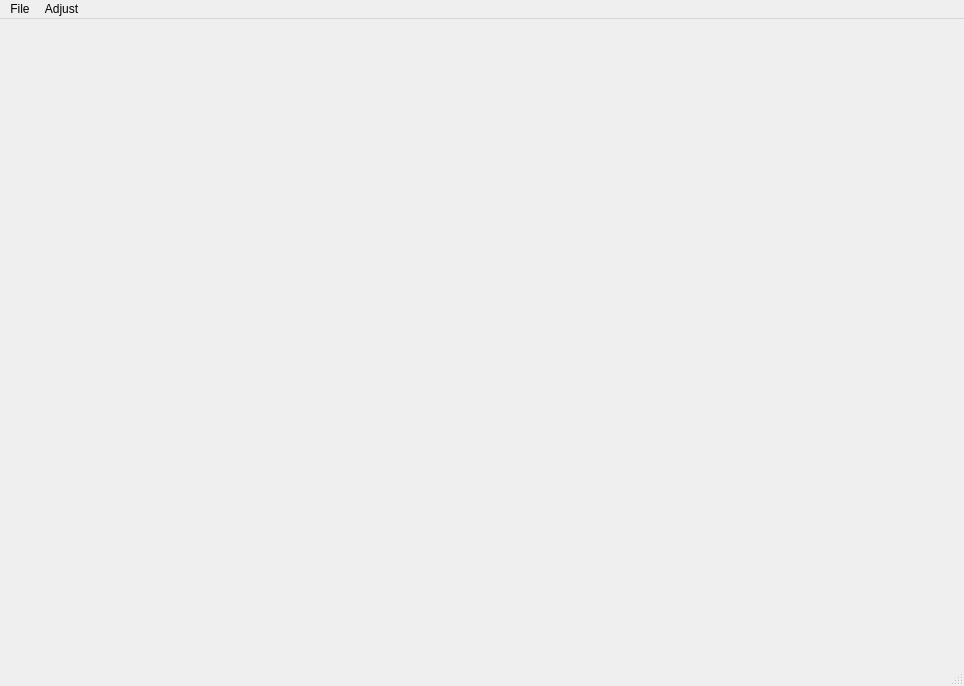
<?xml version="1.0" encoding="UTF-8"?>
<ui version="4.0">
 <class>MainWindow</class>
 <widget class="QMainWindow" name="MainWindow">
  <property name="geometry">
   <rect>
    <x>0</x>
    <y>0</y>
    <width>964</width>
    <height>686</height>
   </rect>
  </property>
  <property name="windowTitle">
   <string>Superawesome Image Editor</string>
  </property>
  <property name="windowOpacity">
   <double>0.000000000000000</double>
  </property>
  <widget class="QWidget" name="centralwidget">
   <layout class="QGridLayout" name="gridLayout">
    <item row="0" column="0">
     <layout class="QGridLayout" name="gridLayout_2">
      <property name="sizeConstraint">
       <enum>QLayout::SetMaximumSize</enum>
      </property>
      <item row="0" column="0">
       <widget class="QLabel" name="labelImage">
        <property name="text">
         <string/>
        </property>
        <property name="alignment">
         <set>Qt::AlignCenter</set>
        </property>
       </widget>
      </item>
     </layout>
    </item>
   </layout>
  </widget>
  <widget class="QMenuBar" name="menubar">
   <property name="geometry">
    <rect>
     <x>0</x>
     <y>0</y>
     <width>964</width>
     <height>25</height>
    </rect>
   </property>
   <widget class="QMenu" name="menuFile">
    <property name="title">
     <string>File</string>
    </property>
    <addaction name="actionOpen"/>
    <addaction name="actionSave"/>
    <addaction name="actionSaveAs"/>
   </widget>
   <widget class="QMenu" name="menuAdjust">
    <property name="title">
     <string>Adjust</string>
    </property>
    <widget class="QMenu" name="menuRotate">
     <property name="title">
      <string>Rotate</string>
     </property>
     <addaction name="actionRotateLeft"/>
     <addaction name="actionRotateRight"/>
    </widget>
    <widget class="QMenu" name="menuFlip">
     <property name="title">
      <string>Flip</string>
     </property>
     <addaction name="actionFlipVerticalAxis"/>
     <addaction name="actionFlipHorizontalAxis"/>
    </widget>
    <widget class="QMenu" name="menuColorFilters">
     <property name="title">
      <string>Color Filters</string>
     </property>
     <addaction name="actionColorFiltersGreyscale"/>
     <addaction name="actionColorFiltersInvert"/>
     <addaction name="actionColorFiltersCustom"/>
    </widget>
    <addaction name="actionResize"/>
    <addaction name="menuRotate"/>
    <addaction name="menuFlip"/>
    <addaction name="actionBrightness"/>
    <addaction name="actionConvolution"/>
    <addaction name="menuColorFilters"/>
   </widget>
   <addaction name="menuFile"/>
   <addaction name="menuAdjust"/>
  </widget>
  <widget class="QStatusBar" name="statusbar"/>
  <action name="actionOpen">
   <property name="text">
    <string>Open</string>
   </property>
  </action>
  <action name="actionSave">
   <property name="text">
    <string>Save</string>
   </property>
  </action>
  <action name="actionSaveAs">
   <property name="text">
    <string>Save As</string>
   </property>
  </action>
  <action name="actionResize">
   <property name="text">
    <string>Resize</string>
   </property>
  </action>
  <action name="actionRotateLeft">
   <property name="text">
    <string>Left</string>
   </property>
  </action>
  <action name="actionRotateRight">
   <property name="text">
    <string>Right</string>
   </property>
  </action>
  <action name="actionInvert_Colors">
   <property name="text">
    <string>Invert Colors</string>
   </property>
  </action>
  <action name="actionFlipVerticalAxis">
   <property name="text">
    <string>Vertical Axis</string>
   </property>
  </action>
  <action name="actionFlipHorizontalAxis">
   <property name="text">
    <string>Horizontal Axis</string>
   </property>
  </action>
  <action name="actionGreyscale">
   <property name="text">
    <string>Greyscale</string>
   </property>
  </action>
  <action name="actionBrightness">
   <property name="text">
    <string>Brightness</string>
   </property>
  </action>
  <action name="actionConvolution">
   <property name="text">
    <string>Convolution</string>
   </property>
  </action>
  <action name="actionColorFiltersGreyscale">
   <property name="text">
    <string>Greyscale</string>
   </property>
  </action>
  <action name="actionColorFiltersInvert">
   <property name="text">
    <string>Invert</string>
   </property>
  </action>
  <action name="actionColorFiltersCustom">
   <property name="text">
    <string>Custom</string>
   </property>
  </action>
 </widget>
 <resources/>
 <connections/>
</ui>
